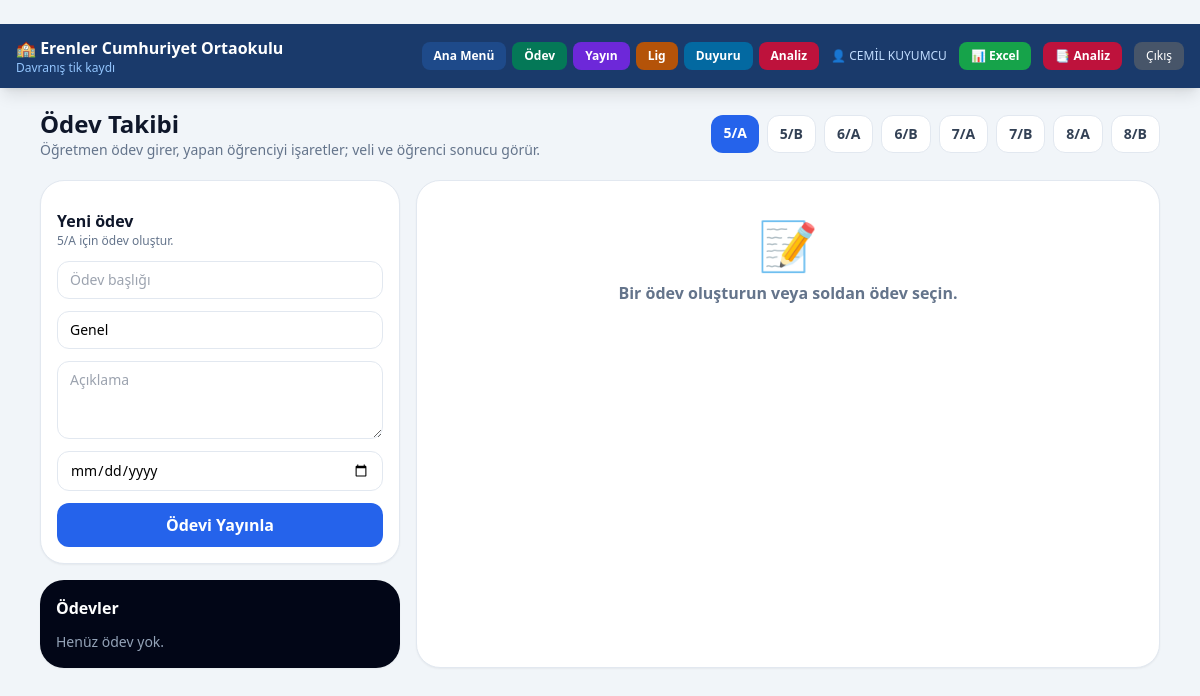
/yoklama (signed in), run on the app's committed database.
### tables this page shows
CREATE TABLE siniflar (
            id        INTEGER PRIMARY KEY AUTOINCREMENT,
            sinif_adi TEXT NOT NULL UNIQUE
        );

### web_app.py (the view)
@app.route("/yoklama")
@giris_zorunlu
def yoklama():
    siniflar = ogretmen_siniflari(session["ogretmen_id"])
    aktif_id = request.args.get("sinif", type=int) or (siniflar[0]["id"] if siniflar else 0)
    aktif = next((s for s in siniflar if s["id"] == aktif_id), siniflar[0] if siniflar else None)
    ogrenciler = sinif_ogrencileri(aktif["id"]) if aktif else []
    odevler = sinif_odevleri(aktif["id"]) if aktif else []
    secili_odev_id = request.args.get("odev", type=int) or (odevler[0]["id"] if odevler else 0)
    secili_odev = odev_detay(secili_odev_id) if secili_odev_id else None
    if secili_odev and aktif and secili_odev["sinif_id"] != aktif["id"]:
        secili_odev = None
    return render_template("yoklama.html", siniflar=siniflar, aktif=aktif,
                           ogrenciler=ogrenciler, odevler=odevler,
                           secili_odev=secili_odev)

### database.py (called while the page is built)
def _conn() -> sqlite3.Connection:
    c = sqlite3.connect(DB_PATH)
    c.row_factory = sqlite3.Row
    c.execute("PRAGMA foreign_keys = ON")
    return c

def ogretmen_siniflari(ogretmen_id: int) -> list[dict]:
    con = _conn()
    rows = [dict(r) for r in con.execute("""
        SELECT s.id, s.sinif_adi
        FROM siniflar s
        JOIN ogretmen_sinif os ON os.sinif_id = s.id
        WHERE os.ogretmen_id = ?
        ORDER BY s.sinif_adi
    """, (ogretmen_id,)).fetchall()]
    con.close()
    return rows

def sinif_ogrencileri(sinif_id: int) -> list[dict]:
    con = _conn()
    rows = [dict(r) for r in con.execute("""
        SELECT o.id, o.ad_soyad, o.ogr_no,
               COUNT(t.id) AS tik_sayisi
        FROM ogrenciler o
        LEFT JOIN tik_kayitlari t ON t.ogrenci_id = o.id
        WHERE o.sinif_id = ?
        GROUP BY o.id
        ORDER BY o.ad_soyad
    """, (sinif_id,)).fetchall()]
    con.close()
    return rows

def sinif_odevleri(sinif_id: int, limit: int = 30) -> list[dict]:
    con = _conn()
    _odev_init(con)
    rows = [dict(r) for r in con.execute("""
        SELECT od.*, og.ad_soyad AS ogretmen,
               COUNT(ot.id) AS tamamlayan,
               (SELECT COUNT(*) FROM ogrenciler WHERE sinif_id = od.sinif_id) AS toplam_ogrenci
        FROM odevler od
        JOIN ogretmenler og ON og.id = od.ogretmen_id
        LEFT JOIN odev_tamamlayanlar ot ON ot.odev_id = od.id
        WHERE od.sinif_id = ?
        GROUP BY od.id
        ORDER BY od.son_tarih DESC, od.id DESC
        LIMIT ?
    """, (sinif_id, limit)).fetchall()]
    con.close()
    return rows

### web_app.py (called while the page is built, shortened)
def giris_zorunlu(fn):
    from functools import wraps
    @wraps(fn)
    def wrapper(*args, **kwargs):
        if "ogretmen_id" not in session:
            return redirect(url_for("login"))
        if session.get("ogretmen_id") and session.get("ogretmen_yetki") is None:
            session["ogretmen_yetki"] = ogretmen_yetki_al(session["ogretmen_id"])
        return fn(*args, **kwargs)
    return wrapper

def bilgilendirme_yetkili_mi() -> bool:
    return "ogretmen_id" in session

def _bilgilendirme_hedefi() -> str | None:
    if session.get("veli_ogrenci_id"):
        return "veli"
    if session.get("ogrenci_giris"):
        return "ogrenci"
    if session.get("ogretmen_id"):
        return "ogretmen"
    return None

@app.context_processor
def _bilgilendirme_context():
    return {
        "bilgilendirme_yetkili": bilgilendirme_yetkili_mi(),
    }

### templates/yoklama.html (shortened to what this page needs)
{% extends "base.html" %}
{% block body %}
<main class="max-w-6xl mx-auto px-4 py-5 space-y-5">
  <header class="flex flex-wrap items-center justify-between gap-3">
    <div>
      <h1 class="text-2xl font-black text-slate-900">Ödev Takibi</h1>
      <p class="text-sm text-slate-500">Öğretmen ödev girer, yapan öğrenciyi işaretler; veli ve öğrenci sonucu görür.</p>
    </div>
    <div class="flex flex-wrap gap-2 w-full sm:w-auto">
      {% for s in siniflar %}
      <a href="{{ url_for('yoklama', sinif=s.id) }}"
         class="rounded-xl px-3 py-2 text-sm font-bold {{ 'bg-blue-600 text-white' if aktif and aktif.id == s.id else 'bg-white border border-slate-200 text-slate-700' }}">
        {{ s.sinif_adi }}
      </a>
      {% endfor %}
    </div>
  </header>
  {% if aktif %}
  <section class="grid lg:grid-cols-[360px_1fr] gap-4">
    <div class="space-y-4">
      <form method="POST" action="{{ url_for('odev_olustur') }}"
            class="rounded-3xl bg-white border border-slate-200 p-4 shadow-sm space-y-3">
        <div>
          <h2 class="font-black text-slate-900">Yeni ödev</h2>
          <p class="text-xs text-slate-500">{{ aktif.sinif_adi }} için ödev oluştur.</p>
        </div>
        <input name="baslik" required placeholder="Ödev başlığı"
               class="w-full rounded-xl border border-slate-200 px-3 py-2 text-sm outline-none focus:ring-2 focus:ring-blue-500">
        <input name="ders" placeholder="Ders / konu" value="Genel"
               class="w-full rounded-xl border border-slate-200 px-3 py-2 text-sm outline-none focus:ring-2 focus:ring-blue-500">
        <textarea name="aciklama" rows="3" placeholder="Açıklama"
                  class="w-full rounded-xl border border-slate-200 px-3 py-2 text-sm outline-none focus:ring-2 focus:ring-blue-500"></textarea>
        <input type="date" name="son_tarih" required
               class="w-full rounded-xl border border-slate-200 px-3 py-2 text-sm outline-none focus:ring-2 focus:ring-blue-500">
        <button class="w-full rounded-xl bg-blue-600 hover:bg-blue-700 text-white font-black py-2.5 transition">
          Ödevi Yayınla
        </button>
      </form>
      <div class="rounded-3xl bg-slate-950 text-white p-4 shadow-sm">
        <h2 class="font-black mb-3">Ödevler</h2>
        <div class="space-y-2">
          {% for od in odevler %}
          {% set oran = ((od.tamamlayan or 0) * 100 / (od.toplam_ogrenci or 1))|round(0) %}
          <a href="{{ url_for('yoklama', sinif=aktif.id, odev=od.id) }}"
             class="block rounded-2xl border px-3 py-3 transition {{ 'bg-blue-600 border-blue-400' if secili_odev and secili_odev.id == od.id else 'bg-white/5 border-white/10 hover:bg-white/10' }}">
            <div class="flex justify-between gap-2 text-sm font-black">
              <span>{{ od.baslik }}</span>
              <span>%{{ oran|int }}</span>
            </div>
            <div class="text-xs text-slate-300 mt-1">{{ od.ders }} · Son: {{ od.son_tarih }}</div>
            <div class="mt-2 h-2 rounded-full bg-white/10 overflow-hidden">
              <div class="h-full bg-emerald-400" style="width:{{ oran }}%"></div>
            </div>
          </a>
          {% else %}
          <p class="text-sm text-slate-400">Henüz ödev yok.</p>
          {% endfor %}
        </div>
      </div>
    </div>
    <section class="rounded-3xl bg-white border border-slate-200 overflow-hidden shadow-sm">
      {% if secili_odev %}
      {% set toplam = secili_odev.toplam_ogrenci or 1 %}
      {% set oran = (secili_odev.tamamlayan * 100 / toplam)|round(0) %}
      <div class="p-4 sm:p-5 bg-gradient-to-r from-indigo-600 to-blue-600 text-white">
        <div class="flex flex-wrap justify-between gap-3">
          <div class="min-w-0">
            <h2 class="text-xl font-black break-words">{{ secili_odev.baslik }}</h2>
            <p class="text-sm text-blue-100">{{ secili_odev.ders }} · Son teslim: {{ secili_odev.son_tarih }}</p>
            {% if secili_odev.aciklama %}
            <p class="text-sm text-blue-50 mt-2 break-words">{{ secili_odev.aciklama }}</p>
            {% endif %}
          </div>
          <div class="text-left sm:text-right">
            <div class="text-4xl font-black">{{ secili_odev.tamamlayan }}/{{ secili_odev.toplam_ogrenci }}</div>
            <div class="text-xs text-blue-100">tamamlandı</div>
          </div>
        </div>
        <div class="mt-4 h-3 rounded-full bg-white/20 overflow-hidden">
          <div class="h-full bg-emerald-300 transition-all duration-700" style="width:{{ oran }}%"></div>
        </div>
      </div>
      <div class="divide-y divide-slate-100">
        {% for o in secili_odev.ogrenciler %}
        <form method="POST" action="{{ url_for('odev_tamamla_route', odev_id=secili_odev.id, ogrenci_id=o.id) }}"
              class="flex flex-col sm:flex-row sm:items-center sm:justify-between gap-3 px-4 py-3">
          <input type="hidden" name="sinif_id" value="{{ aktif.id }}">
          <input type="hidden" name="tamamlandi" value="{{ 0 if o.tamamlandi else 1 }}">
          <div class="min-w-0">
            <div class="font-bold text-slate-800 break-words">{{ o.ad_soyad }}</div>
            <div class="text-xs text-slate-500">No {{ o.ogr_no }}{% if o.tamamlanma_tarihi %} · {{ o.tamamlanma_tarihi }}{% endif %}</div>
          </div>
          <button class="rounded-xl px-4 py-2 text-sm font-black transition w-full sm:w-auto {{ 'bg-emerald-100 text-emerald-800 hover:bg-emerald-200' if o.tamamlandi else 'bg-slate-100 text-slate-700 hover:bg-blue-100 hover:text-blue-800' }}">
            {{ 'Yaptı ✓' if o.tamamlandi else 'Yaptı işaretle' }}
          </button>
        </form>
        {% endfor %}
      </div>
      {% else %}
      <div class="p-10 text-center text-slate-500">
        <div class="text-5xl mb-3">📝</div>
        <p class="font-bold">Bir ödev oluşturun veya soldan ödev seçin.</p>
      </div>
      {% endif %}
    </section>
  </section>
  {% else %}
  <section class="rounded-2xl bg-white border border-slate-200 p-8 text-center text-slate-500">Sınıf bulunamadı.</section>
  {% endif %}
</main>
{% endblock %}

### data on the page
siniflar: sinif_adi "5/A"
siniflar: sinif_adi "5/B"
siniflar: sinif_adi "6/A"
siniflar: sinif_adi "6/B"
siniflar: sinif_adi "7/A"
siniflar: sinif_adi "7/B"
siniflar: sinif_adi "8/A"
siniflar: sinif_adi "8/B"

### other printed values
{{ session.ogretmen_adi }} "CEMİL KUYUMCU"
